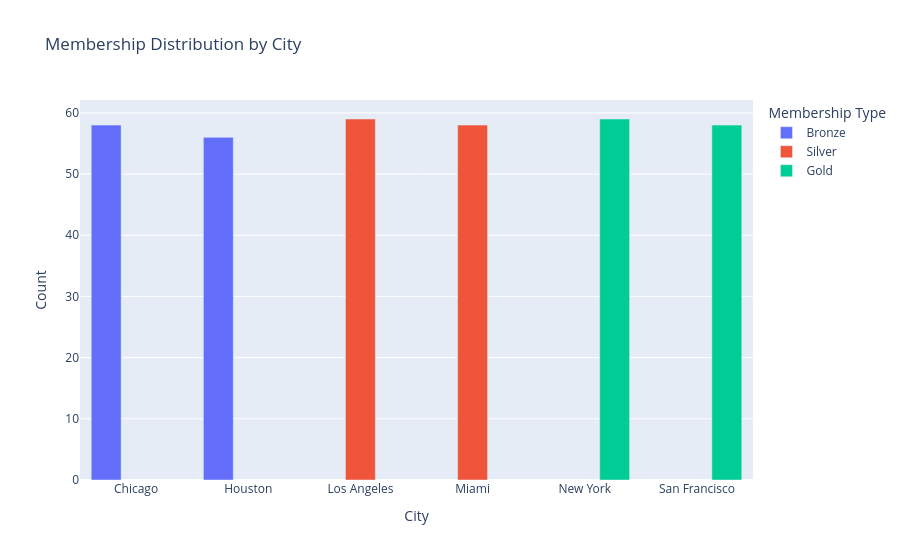

The cell this chart's notebook holds for it:
### Code cell
#visualizing membership distribution by city using plotly

fig = px.bar(
    city_membership_counts,
    x="City",
    y="Count",
    color="Membership Type",
    barmode="group",
    title="Membership Distribution by City",
    hover_data=['Membership Type', 'Count']
)

fig.show()

### Figure 1 — Plotly figure (JSON) as saved in the notebook; plotly's stock layout.template omitted (floating-point values rounded to 4 significant figures)
{"data": [{"alignmentgroup": "True", "customdata": [["Bronze"], ["Bronze"]], "hovertemplate": "Membership Type=%{customdata[0]}<br>City=%{x}<br>Count=%{y}<extra></extra>", "legendgroup": "Bronze", "marker": {"color": "#636efa", "pattern": {"shape": ""}}, "name": "Bronze", "offsetgroup": "Bronze", "orientation": "v", "showlegend": true, "textposition": "auto", "type": "bar", "x": ["Chicago", "Houston"], "xaxis": "x", "y": [58, 56], "yaxis": "y"}, {"alignmentgroup": "True", "customdata": [["Silver"], ["Silver"]], "hovertemplate": "Membership Type=%{customdata[0]}<br>City=%{x}<br>Count=%{y}<extra></extra>", "legendgroup": "Silver", "marker": {"color": "#EF553B", "pattern": {"shape": ""}}, "name": "Silver", "offsetgroup": "Silver", "orientation": "v", "showlegend": true, "textposition": "auto", "type": "bar", "x": ["Los Angeles", "Miami"], "xaxis": "x", "y": [59, 58], "yaxis": "y"}, {"alignmentgroup": "True", "customdata": [["Gold"], ["Gold"]], "hovertemplate": "Membership Type=%{customdata[0]}<br>City=%{x}<br>Count=%{y}<extra></extra>", "legendgroup": "Gold", "marker": {"color": "#00cc96", "pattern": {"shape": ""}}, "name": "Gold", "offsetgroup": "Gold", "orientation": "v", "showlegend": true, "textposition": "auto", "type": "bar", "x": ["New York", "San Francisco"], "xaxis": "x", "y": [59, 58], "yaxis": "y"}], "layout": {"barmode": "group", "legend": {"title": {"text": "Membership Type"}, "tracegroupgap": 0}, "title": {"text": "Membership Distribution by City"}, "xaxis": {"anchor": "y", "domain": [0, 1], "title": {"text": "City"}}, "yaxis": {"anchor": "x", "domain": [0, 1], "title": {"text": "Count"}}}}
